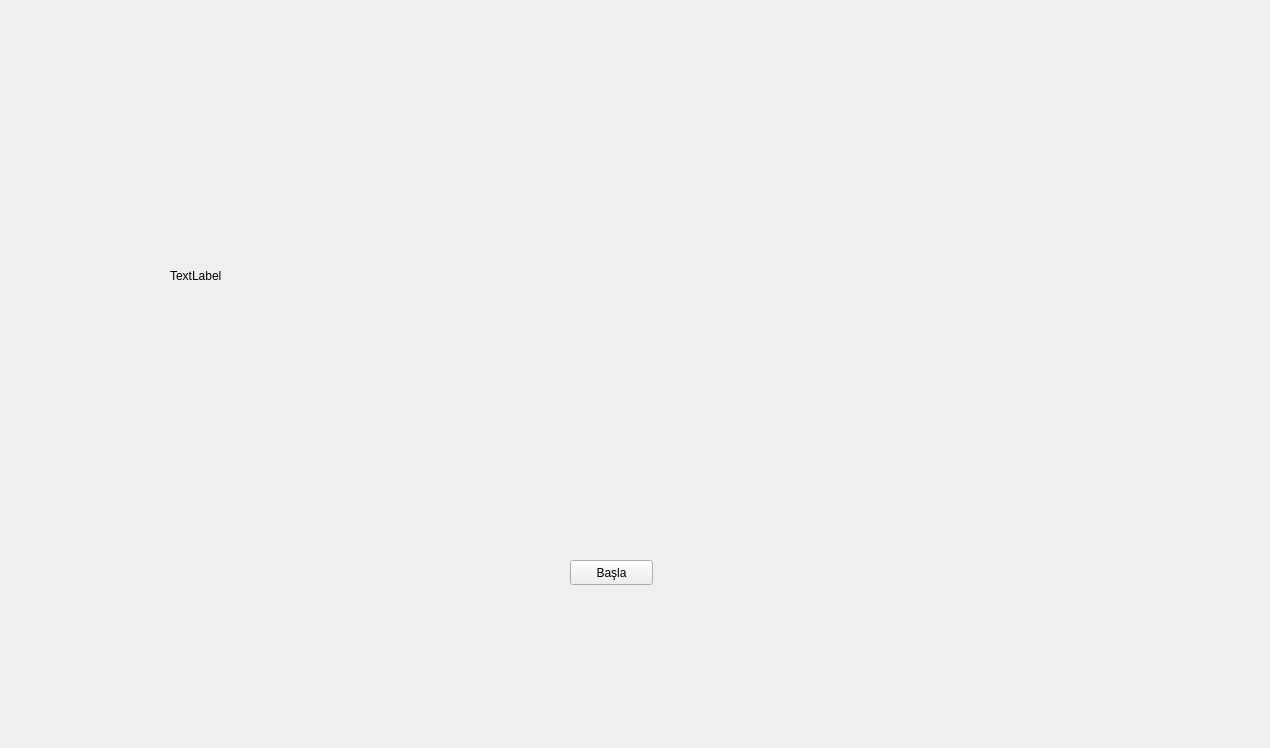
<?xml version="1.0" encoding="UTF-8"?>
<ui version="4.0">
 <class>Form</class>
 <widget class="QWidget" name="Form">
  <property name="geometry">
   <rect>
    <x>0</x>
    <y>0</y>
    <width>1270</width>
    <height>748</height>
   </rect>
  </property>
  <property name="windowTitle">
   <string>Çember Geçme</string>
  </property>
  <widget class="QWidget" name="horizontalLayoutWidget">
   <property name="geometry">
    <rect>
     <x>170</x>
     <y>10</y>
     <width>911</width>
     <height>531</height>
    </rect>
   </property>
   <layout class="QHBoxLayout" name="horizontalLayout">
    <item>
     <widget class="QLabel" name="label">
      <property name="text">
       <string>TextLabel</string>
      </property>
     </widget>
    </item>
   </layout>
  </widget>
  <widget class="QPushButton" name="pushButton">
   <property name="geometry">
    <rect>
     <x>570</x>
     <y>560</y>
     <width>83</width>
     <height>25</height>
    </rect>
   </property>
   <property name="text">
    <string>Başla</string>
   </property>
  </widget>
 </widget>
 <resources/>
 <connections/>
</ui>
